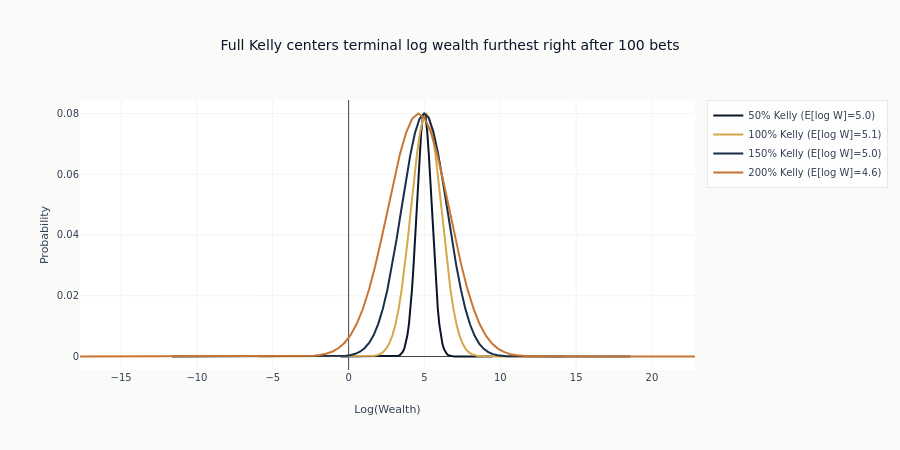

The cell this chart's notebook holds for it:
### Code cell
# Compare terminal wealth distributions
n_trials = 100
win_prob = 0.55
kelly = compute_kelly_fraction(win_prob)

fig = go.Figure()

for mult in [0.5, 1.0, 1.5, 2.0]:
    dist = terminal_wealth_distribution(n_trials, win_prob, kelly * mult)

    # Compute expected log wealth
    expected_log_wealth = (dist["log_wealth"] * dist["probability"]).sum()

    fig.add_scatter(
        x=dist["log_wealth"].to_list(),
        y=dist["probability"].to_list(),
        mode="lines",
        name=f"{mult:.0%} Kelly (E[log W]={expected_log_wealth:.1f})",
        line=dict(width=2),
    )

fig.update_layout(
    title=f"Full Kelly centers terminal log wealth furthest right after {n_trials} bets",
    xaxis_title="Log(Wealth)",
    yaxis_title="Probability",
    height=450,
)
fig.show()
